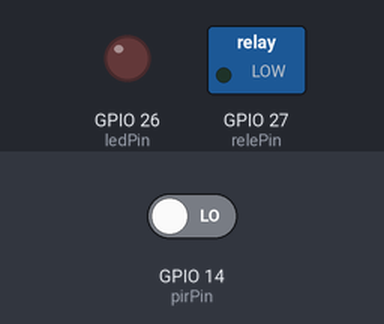
Bench run of a sketch on a simulated ESP32. Shown: switched loads named in the sketch (green lamp = pin HIGH), output pins drawn as LEDs (lit = HIGH). The inputs (shaded band) are chosen by the test bench; at power-on: GPIO 14 (pirPin) LOW. WiFi joins after 1.5 s; servers stay silent unless stated; no MQTT or app messages arrive unless stated; what the sketch prints to the serial monitor is not drawn.

Above: at 2.7 s.
2.8 s: GPIO 14 (pirPin) driven HIGH
At 3.6 s:
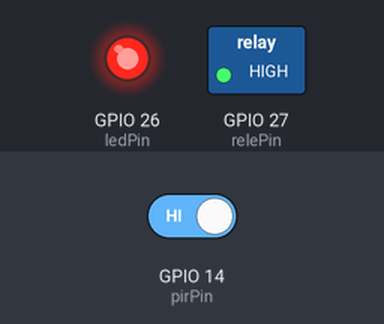
4.5 s: GPIO 14 (pirPin) driven LOW
At 5.1 s:
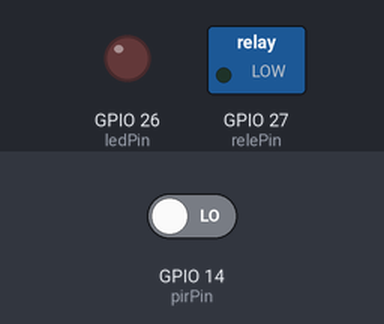
Timing chart, 0 to 7.5 s (numbered marks = the images above; inputs shaded):
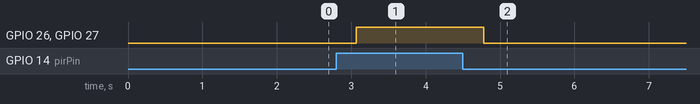

Measured:
- after the input at 2.8 s, GPIO 26 (ledPin), GPIO 27 (relePin): LOW → HIGH after 0.27 s
- after the input at 4.5 s, GPIO 26 (ledPin), GPIO 27 (relePin): HIGH → LOW after 0.28 s

The sketch:

sketch.ino
```cpp
#include <WiFi.h>
#include <PubSubClient.h>

// ==== CONFIGURACIÓN WIFI ====
const char* ssid = "Wokwi-GUEST";
const char* password = "";

// ==== CONFIGURACIÓN MQTT ====
const char* mqtt_server = "broker.hivemq.com";
const int mqtt_port = 1883;
const char* mqtt_topic = "iot/zinedine/presence";

// ==== CONFIGURACIÓN SENSORES ====
const int pirPin = 14;
const int ledPin = 26;
const int relePin = 27;

// ==== VARIABLES MEJORADAS ====
int conteo = 0;
unsigned long ultimoTiempoMovimiento = 0;
unsigned long ultimoMensajeEnviado = 0;
bool estadoAnterior = LOW;
bool movimientoActivo = false;

// Tiempos configurables (en milisegundos)
const unsigned long DEBOUNCE_TIME = 200;       // 200ms para evitar falsos positivos
const unsigned long TIEMPO_INACTIVIDAD = 30000; // 30 segundos para reportar inactividad
const unsigned long INTERVALO_MENSAJES = 5000;  // 5 segundos entre mensajes similares

// ==== OBJETOS DE WIFI Y MQTT ====
WiFiClient espClient;
PubSubClient client(espClient);

// ==== CONEXIÓN WIFI ====
void conectarWiFi() {
  Serial.print("Conectando a WiFi: ");
  Serial.println(ssid);
  WiFi.begin(ssid, password);

  unsigned long inicio = millis();
  while (WiFi.status() != WL_CONNECTED && millis() - inicio < 10000) {
    delay(500);
    Serial.print(".");
  }

  if (WiFi.status() == WL_CONNECTED) {
    Serial.println("\n✅ Conectado a WiFi");
    Serial.print("IP: ");
    Serial.println(WiFi.localIP());
  } else {
    Serial.println("\n❌ Error conectando a WiFi");
  }
}

// ==== CONEXIÓN MQTT ====
void conectarMQTT() {
  unsigned long inicio = millis();
  while (!client.connected() && millis() - inicio < 5000) {
    Serial.print("Conectando a MQTT...");
    if (client.connect("ESP32Client-Zinedine")) {
      Serial.println("✅ Conectado a broker MQTT");
      return;
    } else {
      Serial.print("❌ Error, rc=");
      Serial.print(client.state());
      Serial.println(" - Reintentando en 2 segundos...");
      delay(2000);
    }
  }
}

// ==== ENVIAR MENSAJE MQTT (SIN ArduinoJson) ====
void enviarMensajeMQTT(const char* estado) {
  unsigned long ahora = millis();

  // Evitar enviar mensajes demasiado seguidos (especialmente inactivo)
  if (ahora - ultimoMensajeEnviado < INTERVALO_MENSAJES && strcmp(estado, "inactivo") == 0) {
    return;
  }

  // Crear mensaje JSON manualmente
  char payload[150];
  snprintf(payload, sizeof(payload),
           "{\"conteo\":%d, \"estado\":\"%s\", \"timestamp\":%lu, \"device_id\":\"esp32_zinedine\"}",
           conteo, estado, ahora);

  if (client.publish(mqtt_topic, payload)) {
    Serial.print("📤 Mensaje enviado: ");
    Serial.println(payload);
    ultimoMensajeEnviado = ahora;
  } else {
    Serial.println("❌ Error enviando mensaje MQTT");
  }
}

// ==== DETECCIÓN DE MOVIMIENTO MEJORADA ====
bool detectarMovimiento() {
  static unsigned long ultimoTiempoEstable = 0;
  static bool estadoEstable = LOW;
  int lecturaActual = digitalRead(pirPin);

  // Filtro de debounce mejorado
  if (lecturaActual != estadoEstable) {
    ultimoTiempoEstable = millis();
    estadoEstable = lecturaActual;
  }

  // Solo considerar válido después del tiempo de debounce
  if (millis() - ultimoTiempoEstable > DEBOUNCE_TIME) {
    return (lecturaActual == HIGH);
  }

  return (estadoAnterior == HIGH);
}

// ==== VERIFICAR TIEMPO DE INACTIVIDAD ====
void verificarInactividad() {
  unsigned long ahora = millis();

  // Reportar inactividad periódica (solo si hubo movimiento antes)
  if (movimientoActivo && ahora - ultimoTiempoMovimiento > TIEMPO_INACTIVIDAD) {
    enviarMensajeMQTT("inactivo_largo");
    ultimoTiempoMovimiento = ahora;
    Serial.println("⏰ Inactividad prolongada reportada");
  }
}

void setup() {
  pinMode(pirPin, INPUT);
  pinMode(ledPin, OUTPUT);
  pinMode(relePin, OUTPUT);
  Serial.begin(115200);

  Serial.println("🚀 Iniciando detector de presencia...");
  conectarWiFi();
  client.setServer(mqtt_server, mqtt_port);
  conectarMQTT();

  // Mensaje inicial de configuración
  Serial.println("✅ Sistema inicializado correctamente");
  Serial.println("📊 Configuración:");
  Serial.println("   - Debounce: 200ms");
  Serial.println("   - Reporte inactividad: 30s");
  Serial.println("   - Intervalo mensajes: 5s");
}

void loop() {
  // Mantener conexiones
  if (WiFi.status() != WL_CONNECTED) {
    Serial.println("❌ WiFi desconectado, intentando reconectar...");
    conectarWiFi();
  }

  if (!client.connected()) {
    conectarMQTT();
  }
  client.loop();

  // Detección de movimiento
  bool movimientoActual = detectarMovimiento();
  unsigned long ahora = millis();

  // Detección de movimiento (flanco de subida)
  if (movimientoActual && !movimientoActivo) {
    conteo++;
    ultimoTiempoMovimiento = ahora;
    movimientoActivo = true;
    digitalWrite(ledPin, HIGH);
    digitalWrite(relePin, HIGH);

    enviarMensajeMQTT("detectado");
    Serial.println("🎯 Movimiento detectado!");
  }

  // Detección de fin de movimiento (flanco de bajada)
  if (movimientoActivo && !movimientoActual) {
    movimientoActivo = false;
    digitalWrite(ledPin, LOW);
    digitalWrite(relePin, LOW);

    // Solo enviar "inactivo" inmediatamente si el movimiento fue muy corto
    if (ahora - ultimoTiempoMovimiento < 2000) {
      enviarMensajeMQTT("inactivo");
    }
    Serial.println("💤 Movimiento terminado");
  }

  // Verificar inactividad prolongada
  verificarInactividad();

  estadoAnterior = movimientoActual;
  delay(100);
}
```
